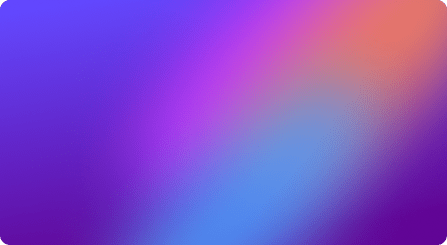
#> input picture project/image manipulation/bg-card-front.png, 447 x 245 px
$ python image.py
#> lines starting #> are read from the running program, lines starting #| are printed output that depends on the picture
from PIL import Image

myimaage = Image.open("bg-card-front.png")  # open the image
#> myimaage is the input picture: PIL image 447x245 P; mean R, G, B, A 128.6, 75.3, 199.2, 254.8
myimaage.show()                          # show the image

mybox = (0, 0, 400, 400)                      # define the bo
mynewimage = myimaage.crop(mybox)          # crop the image
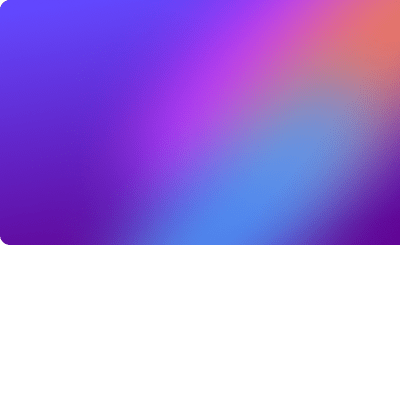
#> mynewimage: PIL image 400x400 P; mean R, G, B, A 105, 90.7, 155.3, 156.1; transparent parts drawn white
mynewimage.show()                        # show the new image
